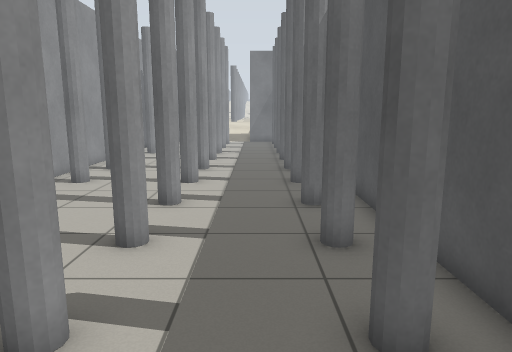
View 1 (above)

24 first-person views from a walk through a world built for the Gazebo simulator. The camera is 1.2 m above the floor, tilts 10° down and sees 70° across. The lines on the ground mark 1 m squares. The floor is counted in squares, 0.5 m on a side. Each view is taken from the middle of a square. On the plan, view 1 faces up. The plan holds only what a view shows up to about 20 squares ahead; the rest is blank. The place goes on beyond the plan.

View 2
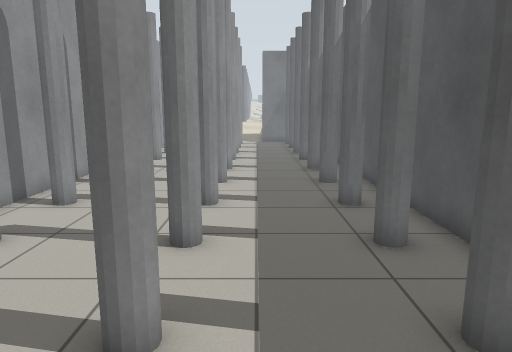

View 3
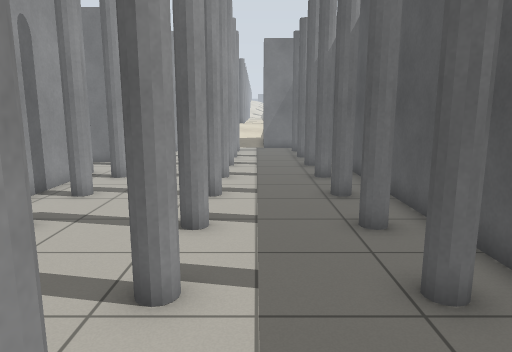

View 4
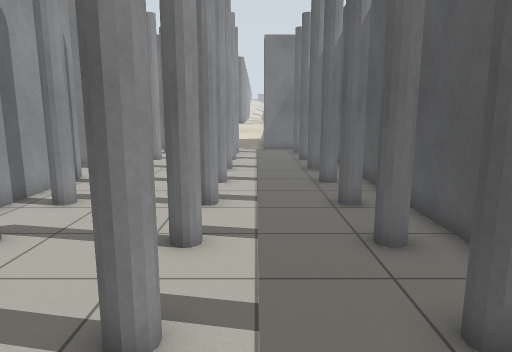

View 5
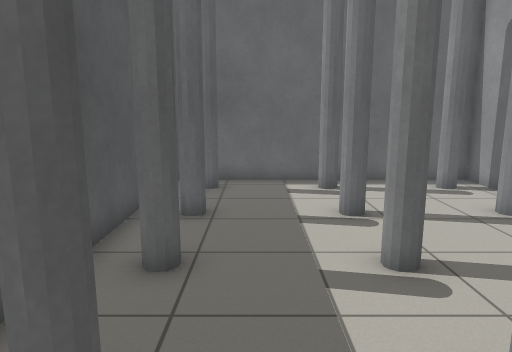

View 6
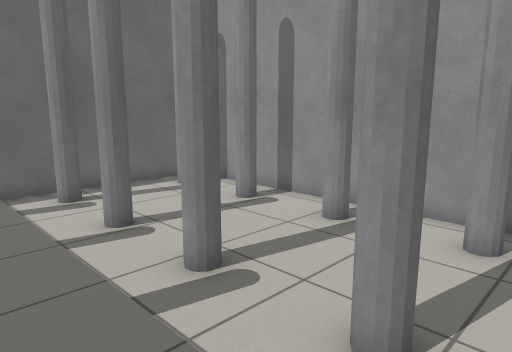

View 7
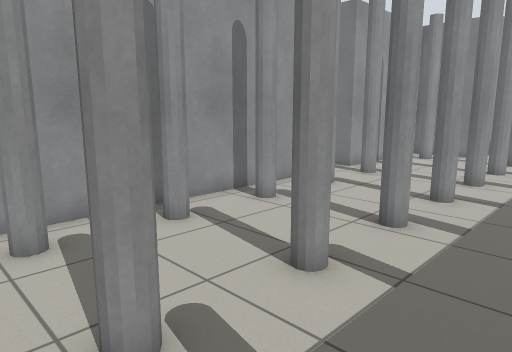

View 8
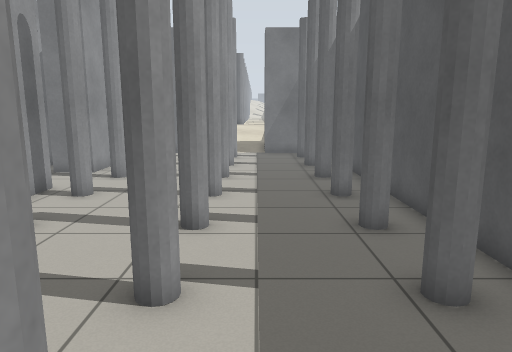

View 9
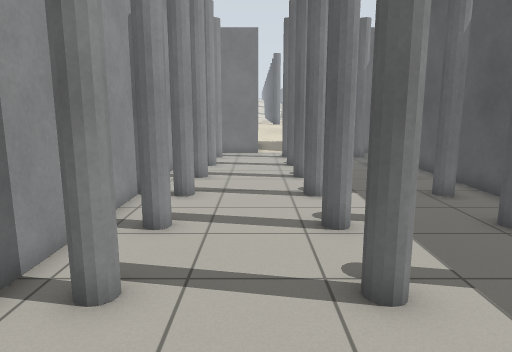

View 10
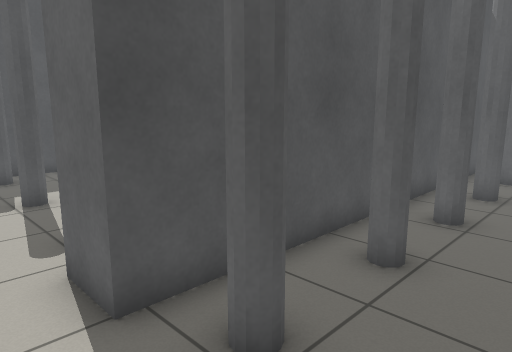

View 11
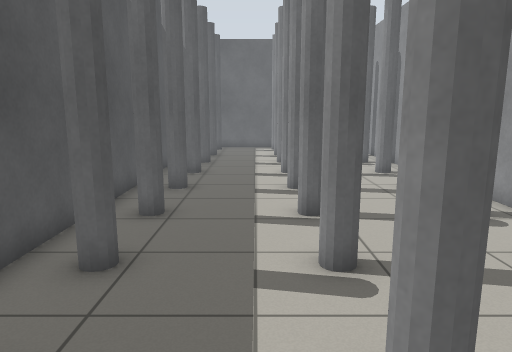

View 12
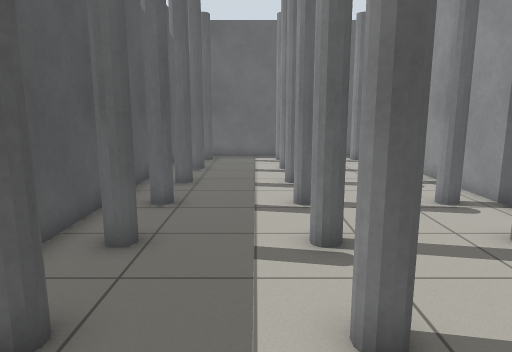

View 13
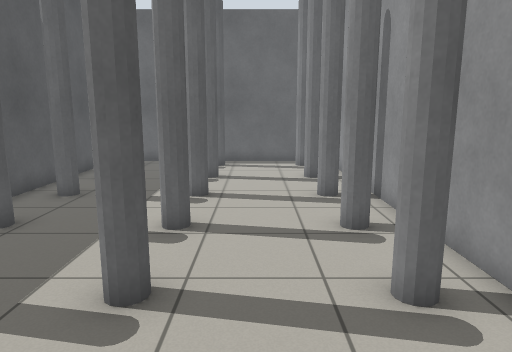

View 14
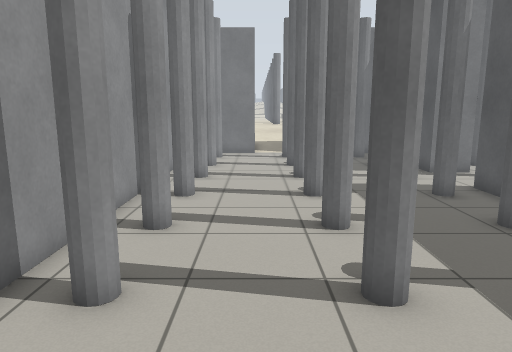

View 15
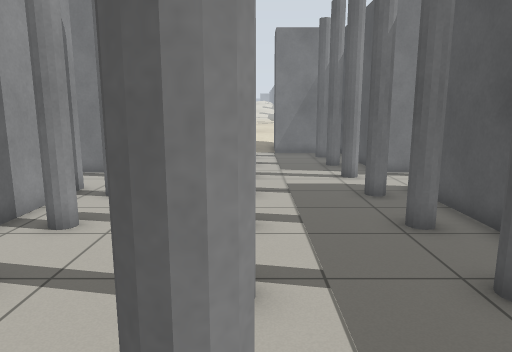

View 16
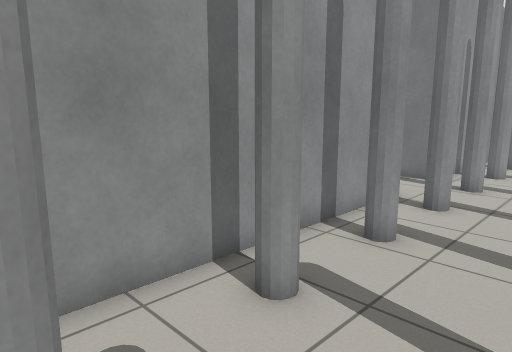

View 17
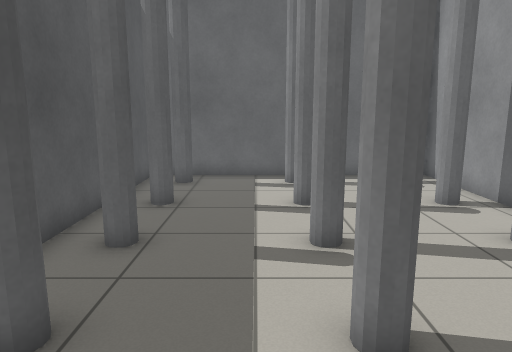

View 18
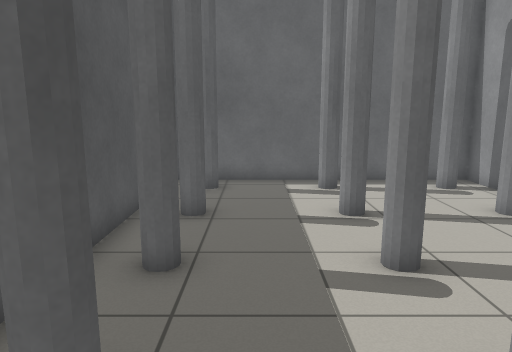

View 19
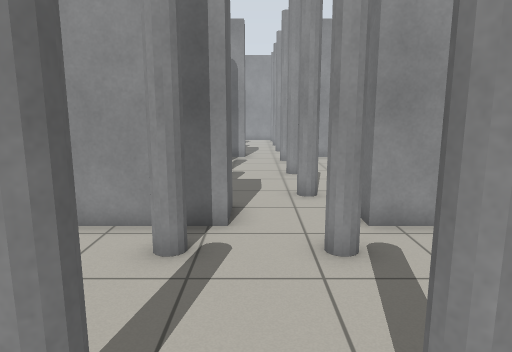

View 20
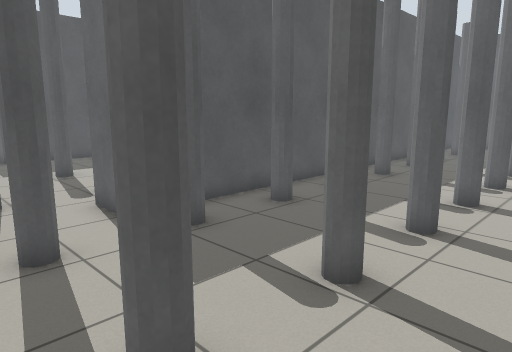

View 21
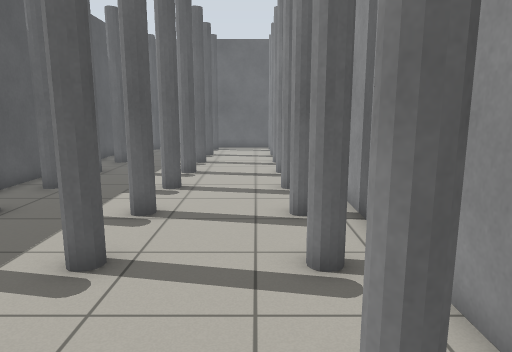

View 22
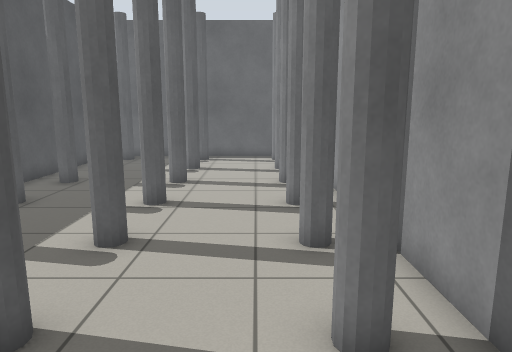

View 23
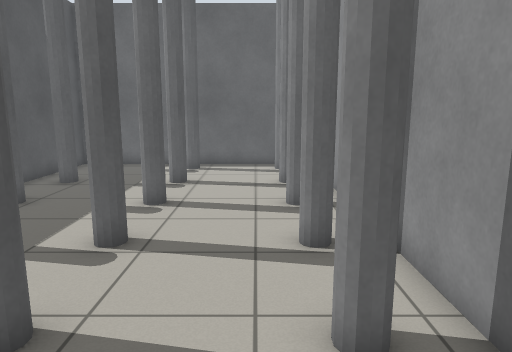

View 24
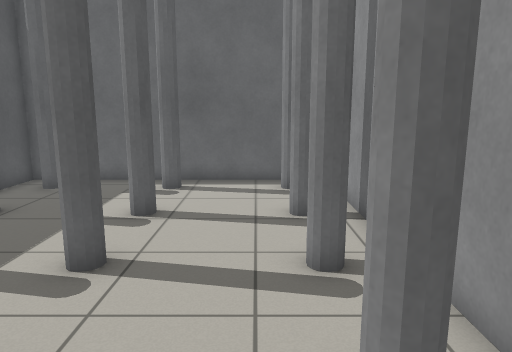

### Floor plan
Key: @ floor where view 1 was taken; # wall or solid block; x gap in a wall; . floor.
Columns run from 32 left of view 1 to 3 right of it. Each row starts with its distance up from view 1.
 24              ##........# ##....... #
 23    . ..    ###.........###........ #
 22       #..#x #.....#..#x  .....#..#x#
 21 ...................................#
 20 ...................................#
 19 ###...#..#x####...#..#x####...#..#x#
 18  ##........# ##........# ##........#
 17  #.........# #.........# #.........#
 16  ##...#..#x# ##...#..#x# ##...#..#x#
 15   #........# ##........# ##........#
 14   .........# #.........# #.........#
 13  ##...#.. x# ##...#..#x# ##...#..#x#
 12  ##........# ##........# ##........#
 11  #.........# #.........# #.........#
 10  ##...#..#x# ##...#..#x# ##...#..#x#
  9  ##........# ##........# ##........#
  8  #.........# #.........# #.........#
  7  ##...#..#x# ##...#..#x# ##...#..#x#
  6  ##........# ##........# ##........#
  5  #.........# #.........# #.........#
  4  ##...#..#x# ##...#..#x# ##...#..#x#
  3  ##........# ##........# ##........#
  2  #.........# #.........# #.........#
  1  ##...#..#x# ##...#..#x# ##...#..#x#
  0  ##........# ##........# ##.....@..#
 -1  #.........# #.........# #.........
 -2  ##...#..### ##...#..### ##...#..##
 -3   #...x..##  ##...x..##  ##...x..##
 -4   ########    ########    ########

Positions as (right, up) in squares from view 1, and headings:
1: (0, 0), facing up
2: (-1, 0), facing up
3: (-1, 5), facing up
4: (-1, 6), facing up
5: (0, 9), facing down
6: (1, 8), facing down-left
7: (1, 8), facing up-left
8: (-1, 8), facing up
9: (-4, 8), facing up
10: (-13, 21), facing down-right
11: (-13, 21), facing down
12: (-13, 16), facing down
13: (-16, 14), facing down
14: (-16, 8), facing up
15: (-14, 8), facing up
16: (-15, 9), facing up-left
17: (-13, 10), facing down
18: (-12, 9), facing down
19: (-12, 20), facing left
20: (-29, 23), facing down-right
21: (-29, 21), facing down
22: (-29, 16), facing down
23: (-29, 13), facing down
24: (-29, 9), facing down
